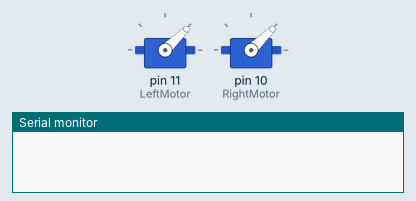
Bench run of a sketch on a simulated Arduino Uno, built with avr-gcc and run on an emulated ATmega328P. Shown: 2 × servo, the last lines printed to the serial monitor.

Above: at 0.1 s.
At 1.1 s:
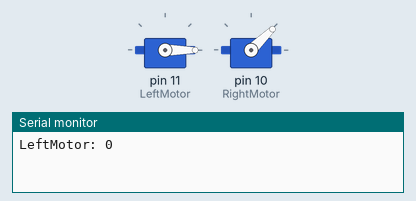
At 2.1 s:
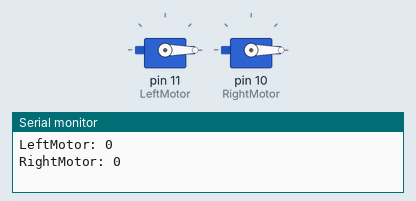
Timing chart, 0 to 3.6 s (numbered marks = the images above):
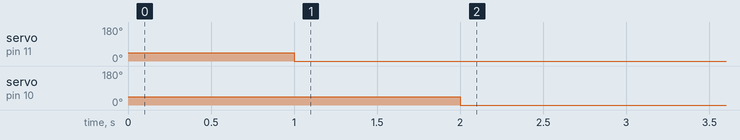

Measured:
- by itself, servo on pin 11 (LeftMotor): 44° → 0° at 1.0 s
- by itself, servo on pin 10 (RightMotor): 44° → 0° at 2.0 s

The sketch:

arduino-rx-joystick-esc.ino
```cpp
#include <SoftwareSerial.h>
#include <Servo.h>

// VCC, GND, SET  pin of HC11 RF
int HC11_VCC = 3;
int HC11_GND = 4;
//int HC11_SET = 3;

 // TX Pin of RF, RX pin of RF
SoftwareSerial ArduinoReceiveRF(6, 5);

// create A servo class with name as ESC Motor
Servo LeftMotor;
Servo RightMotor;

// degine PWM pins of LeftMotor signal and RightMotor signal
//int PWMpin_LeftMotor = 11;
//int PWMpin_RightMotor = 10;

// variable receive from remote controller joystick
int PWM_LeftMotor;
int PWM_RightMotor;

void setup() {
  // sets the digital pin as output
  pinMode(HC11_VCC, OUTPUT);
  pinMode(HC11_GND, OUTPUT);
  //pinMode(HC11_SET, OUTPUT);

  // set VCC, GND always produce voltage
  digitalWrite(HC11_VCC, HIGH);
  digitalWrite(HC11_GND, LOW);
  //digitalWrite(HC11_SET, LOW);

  // attach pins of ESC Signal to receive PWM
  LeftMotor.attach(11);
  RightMotor.attach(10);

  // produce PWM to ESC Motor
  LeftMotor.writeMicroseconds(1000);
  RightMotor.writeMicroseconds(1000);

  // open UART, let Arduino receive data from RF
  ArduinoReceiveRF.begin(9600);
  Serial.begin(9600);
}

void loop() {
  // X-axis for LeftMotor
  PWM_LeftMotor = ArduinoReceiveRF.parseInt();
  LeftMotor.writeMicroseconds(PWM_LeftMotor);
  Serial.print("LeftMotor: ");
  Serial.println(PWM_LeftMotor);
  Serial.println();

  // Y-axis for RightMotor
  PWM_RightMotor = ArduinoReceiveRF.parseInt();
  RightMotor.writeMicroseconds(PWM_RightMotor);
  Serial.print("RightMotor: ");
  Serial.println(PWM_RightMotor);
  Serial.println();

  // delay should be <5
  delay(5);
}
```
